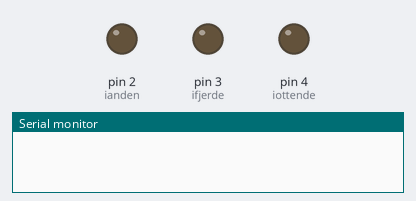
This sketch was run on a simulated Arduino Uno, built with avr-gcc and run on an emulated ATmega328P. On the bench: output pins drawn as LEDs (lit = HIGH), the last lines printed to the serial monitor.

Above: at 0.2 s.
At 1.2 s:
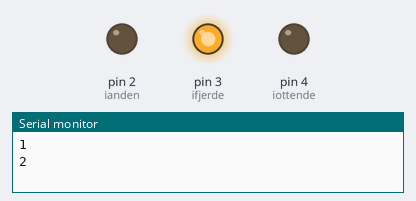
At 1.7 s:
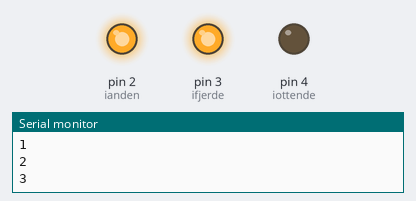
At 2.2 s:
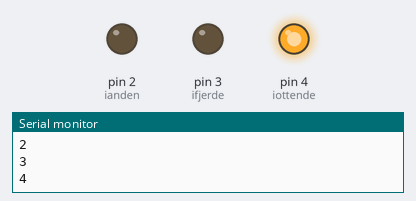
At 3.2 s:
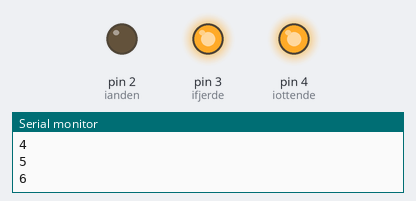
At 4.7 s:
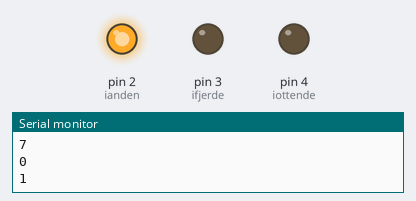
Timing chart, 0 to 5.2 s (numbered marks = the images above):
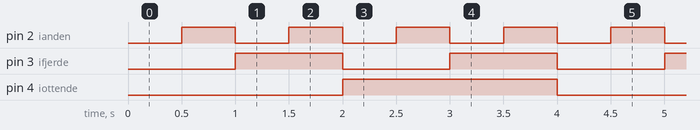

Measured:
- by itself, pin 2 (ianden): alternates HIGH for 0.50 s and LOW for 0.50 s
- by itself, pin 3 (ifjerde): alternates HIGH for 1.0 s and LOW for 1.0 s
- by itself, pin 4 (iottende): alternates HIGH for 2.0 s and LOW for 2.0 s

The sketch:

Ex2.2.ino
```cpp
int ianden = 2;
int ifjerde = 3;
int iottende = 4;

int tal = 0;

void setup() {
  Serial.begin(115200);
  pinMode(ianden, OUTPUT);
  pinMode(ifjerde, OUTPUT);
  pinMode(iottende, OUTPUT);

}

// https://www.instructables.com/Build-a-Simple-Binary-Counter-using-your-Arduino/

void loop() {

  if ((tal % 2) > 0){digitalWrite(ianden, HIGH);} else {digitalWrite(ianden, LOW);}
  if ((tal % 4) > 1){digitalWrite(ifjerde, HIGH);} else {digitalWrite(ifjerde, LOW);}
  if ((tal % 8) > 3){digitalWrite(iottende, HIGH);} else {digitalWrite(iottende, LOW);}

  tal++;
  delay(500);
  if (tal > 7) {
    tal = 0;
  }
  Serial.println(tal);
}
```
